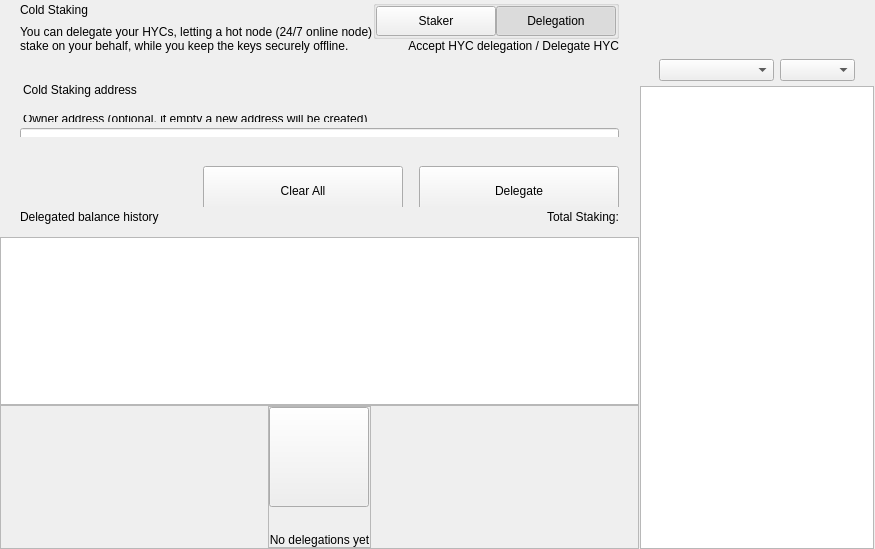
<?xml version="1.0" encoding="UTF-8"?>
<ui version="4.0">
 <class>ColdStakingWidget</class>
 <widget class="QWidget" name="ColdStakingWidget">
  <property name="geometry">
   <rect>
    <x>0</x>
    <y>0</y>
    <width>629</width>
    <height>549</height>
   </rect>
  </property>
  <property name="windowTitle">
   <string>Form</string>
  </property>
  <layout class="QHBoxLayout" name="horizontalLayout_1" stretch="2,1">
   <property name="spacing">
    <number>0</number>
   </property>
   <property name="leftMargin">
    <number>0</number>
   </property>
   <property name="topMargin">
    <number>0</number>
   </property>
   <property name="rightMargin">
    <number>0</number>
   </property>
   <property name="bottomMargin">
    <number>0</number>
   </property>
   <item>
    <widget class="QWidget" name="left" native="true">
     <layout class="QVBoxLayout" name="verticalLayout_3">
      <property name="leftMargin">
       <number>0</number>
      </property>
      <property name="topMargin">
       <number>0</number>
      </property>
      <property name="rightMargin">
       <number>0</number>
      </property>
      <property name="bottomMargin">
       <number>0</number>
      </property>
      <item>
       <layout class="QVBoxLayout" name="verticalLayout_2">
        <property name="spacing">
         <number>0</number>
        </property>
        <item>
         <layout class="QVBoxLayout" name="verticalLayoutTop">
          <property name="spacing">
           <number>0</number>
          </property>
          <property name="leftMargin">
           <number>0</number>
          </property>
          <property name="rightMargin">
           <number>0</number>
          </property>
          <item>
           <widget class="QWidget" name="containerTitle" native="true">
            <property name="sizePolicy">
             <sizepolicy hsizetype="Preferred" vsizetype="Minimum">
              <horstretch>0</horstretch>
              <verstretch>0</verstretch>
             </sizepolicy>
            </property>
            <property name="maximumSize">
             <size>
              <width>16777215</width>
              <height>100</height>
             </size>
            </property>
            <layout class="QHBoxLayout" name="containerTitleLayout">
             <property name="spacing">
              <number>0</number>
             </property>
             <property name="leftMargin">
              <number>20</number>
             </property>
             <property name="topMargin">
              <number>0</number>
             </property>
             <property name="rightMargin">
              <number>20</number>
             </property>
             <property name="bottomMargin">
              <number>0</number>
             </property>
             <item>
              <layout class="QVBoxLayout" name="verticalLayout11">
               <property name="spacing">
                <number>5</number>
               </property>
               <item>
                <widget class="QLabel" name="labelTitle">
                 <property name="text">
                  <string>Cold Staking</string>
                 </property>
                </widget>
               </item>
               <item>
                <widget class="QLabel" name="labelSubtitle1">
                 <property name="maximumSize">
                  <size>
                   <width>16777215</width>
                   <height>16777215</height>
                  </size>
                 </property>
                 <property name="text">
                  <string>You can delegate your HYCs, letting a hot node (24/7 online node)
stake on your behalf, while you keep the keys securely offline.</string>
                 </property>
                </widget>
               </item>
              </layout>
             </item>
             <item>
              <spacer name="horizontalSpacer">
               <property name="orientation">
                <enum>Qt::Horizontal</enum>
               </property>
               <property name="sizeHint" stdset="0">
                <size>
                 <width>40</width>
                 <height>20</height>
                </size>
               </property>
              </spacer>
             </item>
             <item>
              <widget class="QWidget" name="containerViewPrivacyChecks" native="true">
               <layout class="QVBoxLayout" name="containerPrivacyChecks">
                <property name="spacing">
                 <number>0</number>
                </property>
                <property name="leftMargin">
                 <number>0</number>
                </property>
                <property name="topMargin">
                 <number>0</number>
                </property>
                <property name="rightMargin">
                 <number>0</number>
                </property>
                <property name="bottomMargin">
                 <number>0</number>
                </property>
                <item alignment="Qt::AlignHCenter|Qt::AlignVCenter">
                 <widget class="QGroupBox" name="groupBox">
                  <property name="title">
                   <string/>
                  </property>
                  <layout class="QHBoxLayout" name="horizontalLayout_2_1">
                   <property name="spacing">
                    <number>0</number>
                   </property>
                   <property name="leftMargin">
                    <number>0</number>
                   </property>
                   <property name="topMargin">
                    <number>0</number>
                   </property>
                   <property name="rightMargin">
                    <number>0</number>
                   </property>
                   <property name="bottomMargin">
                    <number>0</number>
                   </property>
                   <item>
                    <widget class="QPushButton" name="pushLeft">
                     <property name="minimumSize">
                      <size>
                       <width>120</width>
                       <height>30</height>
                      </size>
                     </property>
                     <property name="maximumSize">
                      <size>
                       <width>120</width>
                       <height>30</height>
                      </size>
                     </property>
                     <property name="focusPolicy">
                      <enum>Qt::NoFocus</enum>
                     </property>
                     <property name="text">
                      <string>Staker</string>
                     </property>
                     <property name="checkable">
                      <bool>true</bool>
                     </property>
                     <property name="autoExclusive">
                      <bool>true</bool>
                     </property>
                    </widget>
                   </item>
                   <item>
                    <widget class="QPushButton" name="pushRight">
                     <property name="minimumSize">
                      <size>
                       <width>120</width>
                       <height>30</height>
                      </size>
                     </property>
                     <property name="maximumSize">
                      <size>
                       <width>120</width>
                       <height>30</height>
                      </size>
                     </property>
                     <property name="focusPolicy">
                      <enum>Qt::NoFocus</enum>
                     </property>
                     <property name="text">
                      <string>Delegation</string>
                     </property>
                     <property name="checkable">
                      <bool>true</bool>
                     </property>
                     <property name="checked">
                      <bool>true</bool>
                     </property>
                     <property name="autoExclusive">
                      <bool>true</bool>
                     </property>
                    </widget>
                   </item>
                  </layout>
                 </widget>
                </item>
                <item alignment="Qt::AlignTop">
                 <widget class="QLabel" name="labelSubtitle2">
                  <property name="text">
                   <string>Accept HYC delegation / Delegate HYC</string>
                  </property>
                  <property name="alignment">
                   <set>Qt::AlignRight|Qt::AlignTrailing|Qt::AlignVCenter</set>
                  </property>
                 </widget>
                </item>
               </layout>
              </widget>
             </item>
            </layout>
           </widget>
          </item>
          <item>
           <spacer name="verticalSpacer_2">
            <property name="orientation">
             <enum>Qt::Vertical</enum>
            </property>
            <property name="sizeType">
             <enum>QSizePolicy::Fixed</enum>
            </property>
            <property name="sizeHint" stdset="0">
             <size>
              <width>20</width>
              <height>30</height>
             </size>
            </property>
           </spacer>
          </item>
          <item>
           <widget class="QWidget" name="containerSend" native="true">
            <property name="minimumSize">
             <size>
              <width>0</width>
              <height>50</height>
             </size>
            </property>
            <layout class="QVBoxLayout" name="containerSendRow">
             <property name="spacing">
              <number>6</number>
             </property>
             <property name="leftMargin">
              <number>0</number>
             </property>
             <property name="topMargin">
              <number>0</number>
             </property>
             <property name="rightMargin">
              <number>0</number>
             </property>
             <property name="bottomMargin">
              <number>0</number>
             </property>
             <item>
              <widget class="QLabel" name="labelEditTitle">
               <property name="maximumSize">
                <size>
                 <width>16777215</width>
                 <height>30</height>
                </size>
               </property>
               <property name="styleSheet">
                <string notr="true">padding-left:20px; padding-bottom:3px;</string>
               </property>
               <property name="text">
                <string>Cold Staking address</string>
               </property>
              </widget>
             </item>
             <item>
              <spacer name="verticalSpacer_6">
               <property name="orientation">
                <enum>Qt::Vertical</enum>
               </property>
               <property name="sizeType">
                <enum>QSizePolicy::Fixed</enum>
               </property>
               <property name="sizeHint" stdset="0">
                <size>
                 <width>20</width>
                 <height>9</height>
                </size>
               </property>
              </spacer>
             </item>
             <item>
              <widget class="QWidget" name="containerOwner" native="true">
               <layout class="QVBoxLayout" name="vContainerOwner">
                <property name="spacing">
                 <number>4</number>
                </property>
                <property name="leftMargin">
                 <number>20</number>
                </property>
                <property name="topMargin">
                 <number>0</number>
                </property>
                <property name="rightMargin">
                 <number>20</number>
                </property>
                <property name="bottomMargin">
                 <number>0</number>
                </property>
                <item>
                 <widget class="QLabel" name="labelSubtitleDescription">
                  <property name="maximumSize">
                   <size>
                    <width>16777215</width>
                    <height>20</height>
                   </size>
                  </property>
                  <property name="styleSheet">
                   <string notr="true">margin-bottom:2px;
                   margin-left:0.05px;
                   padding:0px;</string>
                  </property>
                  <property name="text">
                   <string>Owner address (optional, if empty a new address will be created)</string>
                  </property>
                 </widget>
                </item>
                <item>
                 <widget class="QLineEdit" name="lineEditOwnerAddress">
                  <property name="minimumSize">
                   <size>
                    <width>0</width>
                    <height>50</height>
                   </size>
                  </property>
                  <property name="maximumSize">
                   <size>
                    <width>16777215</width>
                    <height>50</height>
                   </size>
                  </property>
                  <property name="styleSheet">
                   <string notr="true"/>
                  </property>
                  <property name="placeholderText">
                   <string>Enter owner address</string>
                  </property>
                 </widget>
                </item>
               </layout>
              </widget>
             </item>
            </layout>
           </widget>
          </item>
         </layout>
        </item>
        <item>
         <spacer name="verticalSpacer_3">
          <property name="orientation">
           <enum>Qt::Vertical</enum>
          </property>
          <property name="sizeType">
           <enum>QSizePolicy::Minimum</enum>
          </property>
          <property name="sizeHint" stdset="0">
           <size>
            <width>20</width>
            <height>20</height>
           </size>
          </property>
         </spacer>
        </item>
        <item>
         <widget class="QWidget" name="containerBtn" native="true">
          <property name="minimumSize">
           <size>
            <width>0</width>
            <height>50</height>
           </size>
          </property>
          <layout class="QHBoxLayout" name="horizontalLayout">
           <property name="rightMargin">
            <number>20</number>
           </property>
           <item>
            <spacer name="horizontalSpacer_2">
             <property name="orientation">
              <enum>Qt::Horizontal</enum>
             </property>
             <property name="sizeHint" stdset="0">
              <size>
               <width>200</width>
               <height>20</height>
              </size>
             </property>
            </spacer>
           </item>
           <item>
            <layout class="QHBoxLayout" name="horizontalLayout_7">
             <item>
              <spacer name="horizontalSpacer_3">
               <property name="orientation">
                <enum>Qt::Horizontal</enum>
               </property>
               <property name="sizeType">
                <enum>QSizePolicy::Expanding</enum>
               </property>
               <property name="sizeHint" stdset="0">
                <size>
                 <width>40</width>
                 <height>20</height>
                </size>
               </property>
              </spacer>
             </item>
             <item>
              <widget class="QPushButton" name="pushButtonClear">
               <property name="minimumSize">
                <size>
                 <width>200</width>
                 <height>50</height>
                </size>
               </property>
               <property name="focusPolicy">
                <enum>Qt::NoFocus</enum>
               </property>
               <property name="text">
                <string>Clear All</string>
               </property>
              </widget>
             </item>
             <item>
              <spacer name="horizontalSpacer_4">
               <property name="orientation">
                <enum>Qt::Horizontal</enum>
               </property>
               <property name="sizeType">
                <enum>QSizePolicy::Fixed</enum>
               </property>
               <property name="sizeHint" stdset="0">
                <size>
                 <width>10</width>
                 <height>20</height>
                </size>
               </property>
              </spacer>
             </item>
             <item>
              <widget class="QPushButton" name="pushButtonSend">
               <property name="minimumSize">
                <size>
                 <width>200</width>
                 <height>50</height>
                </size>
               </property>
               <property name="maximumSize">
                <size>
                 <width>200</width>
                 <height>50</height>
                </size>
               </property>
               <property name="focusPolicy">
                <enum>Qt::NoFocus</enum>
               </property>
               <property name="text">
                <string>Delegate</string>
               </property>
              </widget>
             </item>
            </layout>
           </item>
          </layout>
         </widget>
        </item>
        <item>
         <widget class="QWidget" name="containerHistoryLabel" native="true">
          <layout class="QHBoxLayout" name="horizontalLayout_4">
           <property name="spacing">
            <number>0</number>
           </property>
           <property name="leftMargin">
            <number>20</number>
           </property>
           <property name="topMargin">
            <number>0</number>
           </property>
           <property name="rightMargin">
            <number>20</number>
           </property>
           <property name="bottomMargin">
            <number>0</number>
           </property>
           <item>
            <widget class="QWidget" name="verticalWidget" native="true">
             <property name="minimumSize">
              <size>
               <width>100</width>
               <height>0</height>
              </size>
             </property>
             <layout class="QVBoxLayout" name="verticalLayout_58">
              <property name="leftMargin">
               <number>0</number>
              </property>
              <property name="topMargin">
               <number>0</number>
              </property>
              <property name="rightMargin">
               <number>0</number>
              </property>
              <property name="bottomMargin">
               <number>0</number>
              </property>
              <item>
               <widget class="QLabel" name="labelListHistory">
                <property name="text">
                 <string>Delegated balance history</string>
                </property>
               </widget>
              </item>
             </layout>
            </widget>
           </item>
           <item>
            <spacer name="horizontalSpacer_5">
             <property name="orientation">
              <enum>Qt::Horizontal</enum>
             </property>
             <property name="sizeHint" stdset="0">
              <size>
               <width>40</width>
               <height>20</height>
              </size>
             </property>
            </spacer>
           </item>
           <item>
            <widget class="QLabel" name="labelStakingTotal">
             <property name="text">
              <string>Total Staking:</string>
             </property>
            </widget>
           </item>
          </layout>
         </widget>
        </item>
        <item>
         <layout class="QVBoxLayout" name="verticalLayout_64">
          <property name="spacing">
           <number>0</number>
          </property>
          <item>
           <spacer name="verticalSpacer_44">
            <property name="orientation">
             <enum>Qt::Vertical</enum>
            </property>
            <property name="sizeType">
             <enum>QSizePolicy::Fixed</enum>
            </property>
            <property name="sizeHint" stdset="0">
             <size>
              <width>20</width>
              <height>10</height>
             </size>
            </property>
           </spacer>
          </item>
          <item>
           <widget class="QListView" name="listView">
            <property name="enabled">
             <bool>true</bool>
            </property>
            <property name="mouseTracking">
             <bool>true</bool>
            </property>
           </widget>
          </item>
          <item>
           <widget class="QFrame" name="emptyContainer">
            <property name="minimumSize">
             <size>
              <width>0</width>
              <height>100</height>
             </size>
            </property>
            <property name="frameShape">
             <enum>QFrame::StyledPanel</enum>
            </property>
            <property name="frameShadow">
             <enum>QFrame::Raised</enum>
            </property>
            <layout class="QVBoxLayout" name="verticalLayout_71" stretch="1,8">
             <property name="spacing">
              <number>0</number>
             </property>
             <property name="leftMargin">
              <number>0</number>
             </property>
             <property name="topMargin">
              <number>0</number>
             </property>
             <property name="rightMargin">
              <number>0</number>
             </property>
             <property name="bottomMargin">
              <number>0</number>
             </property>
             <item>
              <spacer name="verticalSpacer">
               <property name="orientation">
                <enum>Qt::Vertical</enum>
               </property>
               <property name="sizeHint" stdset="0">
                <size>
                 <width>20</width>
                 <height>20</height>
                </size>
               </property>
              </spacer>
             </item>
             <item alignment="Qt::AlignHCenter|Qt::AlignVCenter">
              <widget class="QFrame" name="emptyScreen">
               <property name="sizePolicy">
                <sizepolicy hsizetype="Expanding" vsizetype="Expanding">
                 <horstretch>0</horstretch>
                 <verstretch>0</verstretch>
                </sizepolicy>
               </property>
               <property name="frameShape">
                <enum>QFrame::StyledPanel</enum>
               </property>
               <property name="frameShadow">
                <enum>QFrame::Raised</enum>
               </property>
               <layout class="QVBoxLayout" name="verticalLayout">
                <property name="spacing">
                 <number>30</number>
                </property>
                <property name="leftMargin">
                 <number>0</number>
                </property>
                <property name="topMargin">
                 <number>0</number>
                </property>
                <property name="rightMargin">
                 <number>0</number>
                </property>
                <property name="bottomMargin">
                 <number>0</number>
                </property>
                <item alignment="Qt::AlignHCenter|Qt::AlignVCenter">
                 <widget class="QPushButton" name="pushImgEmpty">
                  <property name="minimumSize">
                   <size>
                    <width>100</width>
                    <height>100</height>
                   </size>
                  </property>
                  <property name="maximumSize">
                   <size>
                    <width>100</width>
                    <height>100</height>
                   </size>
                  </property>
                  <property name="focusPolicy">
                   <enum>Qt::NoFocus</enum>
                  </property>
                  <property name="text">
                   <string/>
                  </property>
                  <property name="iconSize">
                   <size>
                    <width>100</width>
                    <height>100</height>
                   </size>
                  </property>
                 </widget>
                </item>
                <item alignment="Qt::AlignHCenter|Qt::AlignVCenter">
                 <widget class="QLabel" name="labelEmpty">
                  <property name="styleSheet">
                   <string notr="true"/>
                  </property>
                  <property name="text">
                   <string>No delegations yet</string>
                  </property>
                  <property name="alignment">
                   <set>Qt::AlignCenter</set>
                  </property>
                 </widget>
                </item>
               </layout>
              </widget>
             </item>
            </layout>
           </widget>
          </item>
         </layout>
        </item>
       </layout>
      </item>
     </layout>
    </widget>
   </item>
   <item>
    <widget class="QWidget" name="right" native="true">
     <layout class="QVBoxLayout" name="rightContainer">
      <property name="spacing">
       <number>0</number>
      </property>
      <property name="leftMargin">
       <number>1</number>
      </property>
      <property name="topMargin">
       <number>0</number>
      </property>
      <property name="rightMargin">
       <number>1</number>
      </property>
      <property name="bottomMargin">
       <number>0</number>
      </property>
      <item>
       <widget class="QWidget" name="containerRightButtons" native="true">
        <property name="minimumSize">
         <size>
          <width>0</width>
          <height>50</height>
         </size>
        </property>
        <layout class="QVBoxLayout" name="verticalLayout_4">
         <property name="leftMargin">
          <number>19</number>
         </property>
         <property name="topMargin">
          <number>0</number>
         </property>
         <property name="rightMargin">
          <number>19</number>
         </property>
         <property name="bottomMargin">
          <number>0</number>
         </property>
         <item>
          <widget class="OptionButton" name="btnCoinControl" native="true">
           <property name="minimumSize">
            <size>
             <width>0</width>
             <height>0</height>
            </size>
           </property>
          </widget>
         </item>
         <item>
          <widget class="OptionButton" name="btnColdStaking" native="true"/>
         </item>
         <item>
          <widget class="OptionButton" name="btnMyStakingAddresses" native="true">
           <property name="sizePolicy">
            <sizepolicy hsizetype="Preferred" vsizetype="Minimum">
             <horstretch>0</horstretch>
             <verstretch>0</verstretch>
            </sizepolicy>
           </property>
          </widget>
         </item>
        </layout>
       </widget>
      </item>
      <item>
       <widget class="QWidget" name="sortWidget" native="true">
        <layout class="QHBoxLayout" name="horizontalLayout_6">
         <property name="leftMargin">
          <number>19</number>
         </property>
         <property name="rightMargin">
          <number>19</number>
         </property>
         <property name="bottomMargin">
          <number>5</number>
         </property>
         <item>
          <spacer name="horizontalSpacer_6">
           <property name="orientation">
            <enum>Qt::Horizontal</enum>
           </property>
           <property name="sizeHint" stdset="0">
            <size>
             <width>40</width>
             <height>20</height>
            </size>
           </property>
          </spacer>
         </item>
         <item>
          <widget class="QComboBox" name="comboBoxSort">
           <property name="sizePolicy">
            <sizepolicy hsizetype="Preferred" vsizetype="Fixed">
             <horstretch>0</horstretch>
             <verstretch>0</verstretch>
            </sizepolicy>
           </property>
           <property name="minimumSize">
            <size>
             <width>115</width>
             <height>0</height>
            </size>
           </property>
          </widget>
         </item>
         <item>
          <widget class="QComboBox" name="comboBoxSortOrder">
           <property name="sizePolicy">
            <sizepolicy hsizetype="Preferred" vsizetype="Fixed">
             <horstretch>0</horstretch>
             <verstretch>0</verstretch>
            </sizepolicy>
           </property>
           <property name="minimumSize">
            <size>
             <width>75</width>
             <height>0</height>
            </size>
           </property>
          </widget>
         </item>
        </layout>
       </widget>
      </item>
      <item>
       <widget class="QListView" name="listViewStakingAddress">
        <property name="enabled">
         <bool>true</bool>
        </property>
        <property name="mouseTracking">
         <bool>true</bool>
        </property>
       </widget>
      </item>
     </layout>
    </widget>
   </item>
  </layout>
 </widget>
 <customwidgets>
  <customwidget>
   <class>OptionButton</class>
   <extends>QWidget</extends>
   <header>qt/hempycoin/optionbutton.h</header>
   <container>1</container>
  </customwidget>
 </customwidgets>
 <resources/>
 <connections/>
</ui>
